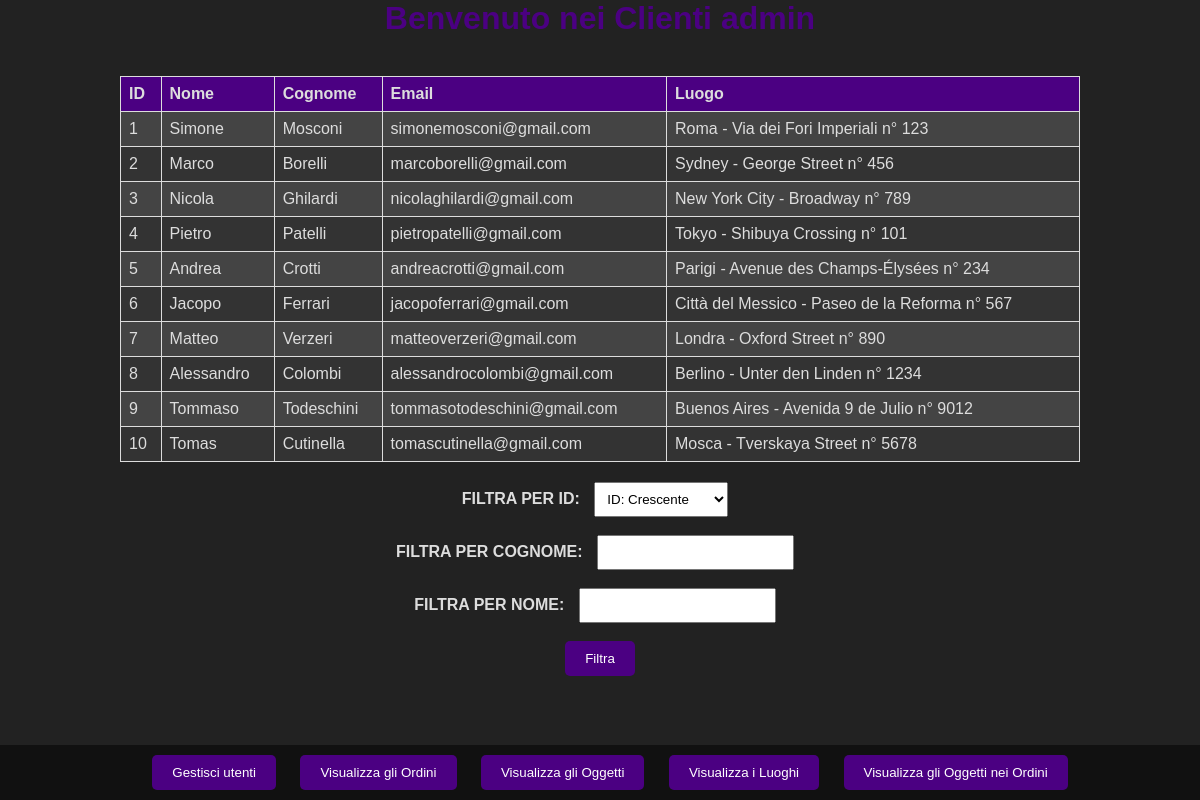
The page /protetta.php (signed in) on the database its author committed.
### tables this page shows
CREATE TABLE `clienti` (
  `id` int(11) NOT NULL,
  `nome` varchar(255) NOT NULL,
  `cognome` varchar(255) NOT NULL,
  `email` varchar(255) NOT NULL,
  `id_luogo` int(11) DEFAULT NULL
);

CREATE TABLE `luoghi_consegna` (
  `id` int(11) NOT NULL,
  `citta` varchar(30) NOT NULL,
  `nazione` varchar(30) NOT NULL,
  `cap` varchar(30) NOT NULL,
  `via` varchar(50) NOT NULL,
  `num_civico` int(11) NOT NULL
);

### protetta.php (the view, shortened to what this page needs)
<?php
require "credenziali.php";
if (isset($_SESSION["UTENTE"])) {
    echo "<html>
        <head>
        <style>
        body {
            font-family: Arial, sans-serif;
            margin: 0;
            padding: 0;
            margin-bottom: 70px;
            background-color: #222;
            color: #ddd;
        }
        h1 {
            text-align: center;
            color: #4B0082; /* Indaco */
        }
        table {
            width: 80%;
            margin: auto;
            border-collapse: collapse;
            background-color: #333;
        }
        th, td {
            border: 1px solid #ddd;
            padding: 8px;
            text-align: left;
            color: #ddd;
        }
        th {
            background-color: #4B0082; /* Indaco */
            color: #ddd;
        }
        tr:nth-child(even) {
            background-color: #444;
        }
        footer {
            background-color: #111;
            color: #ddd;
            padding: 10px;
            text-align: center;
            position: fixed;
            bottom: 0;
            width: 100%;
        }
        button {
            padding: 10px 20px;
            margin: 0 10px;
            background-color: #4B0082; /* Indaco */
            color: white;
            border: none;
            border-radius: 5px;
            cursor: pointer;
        }
        button:hover {
            background-color: #6A5ACD; /* Lavanda scuro */
        }
        form {
            margin-top: 20px;
            text-align: center;
        }
        label {
            font-weight: bold;
            margin-right: 10px;
            color: #ddd;
        }
        select, input {
            padding: 8px;
            margin-right: 10px;
        }
    </style>
        </head>
        <body>";
    echo "<h1>Benvenuto nei Clienti " . $_SESSION["UTENTE"]. "</h1>";
    echo "<footer>
        <button onclick='redirectToPage(\"aggiungi_utente.php\")'>Gestisci utenti</button>
        <button onclick='redirectToPage(\"ordini.php\")'>Visualizza gli Ordini</button>
        <button onclick='redirectToPage(\"oggetti.php\")'>Visualizza gli Oggetti</button>
        <button onclick='redirectToPage(\"luoghi.php\")'>Visualizza i Luoghi</button>
        <button onclick='redirectToPage(\"oggetti_ordini.php\")'>Visualizza gli Oggetti nei Ordini</button>
      </footer><br>";
    try {
        $conn = new PDO("mysql:host=$servername;dbname=$dbname", $username, $password);
        $conn->setAttribute(PDO::ATTR_ERRMODE, PDO::ERRMODE_EXCEPTION);
        $sql = 'SELECT c.id, c.nome, c.cognome, c.email, l.citta, l.via, l.num_civico FROM clienti c LEFT JOIN luoghi_consegna l ON c.id_luogo = l.id';
        $statement = $conn->query($sql);
        if ($statement->rowCount() > 0) {
            echo "<table>
                    <tr>
                        <th>ID</th>
                        <th>Nome</th>
                        <th>Cognome</th>
                        <th>Email</th>
                        <th>Luogo</th>
                    </tr>";
            while ($row = $statement->fetch(PDO::FETCH_ASSOC)) {
                $id = $row['id'] ?? '-';
                $nome = $row['nome'] ?? '-';
                $cognome = $row['cognome'] ?? '-';
                $email = $row['email'] ?? '-';
                $citta = $row['citta'] ?? '-';
                $via = $row['via'] ?? '-';
                $num_civico = $row['num_civico'] ?? '-';
                echo "<tr>
                        <td>{$id}</td>
                        <td>{$nome}</td>
                        <td>{$cognome}</td>
                        <td>{$email}</td>";
                        if ($citta != '-'){
                            echo "<td>{$citta} - {$via} n° {$num_civico}</td>";
                        }
                        else{
                            echo "<td>{$citta}</td>";
                        }
                        echo "</tr> ";
            }
            echo "</table>";
            echo "<form method='POST'>
                    <label for='id_select_box'>FILTRA PER ID:</label>
                    <select name='id_select_box'>
                        <option>ID: Crescente</option>
                        <option>ID: Decrescente</option>
                    </select><br><br>
                    <label for='cognome_select_box'>FILTRA PER COGNOME:</label>
                    <input type='text' name='cognome_select_box'><br><br>
                    <label for='nome_select_box'>FILTRA PER NOME:</label>
                    <input type='text' name='nome_select_box'><br><br>
                    <button type='submit'>Filtra</button>
                </form>";
        } else {
            echo "Nessun risultato trovato";
        }
    } catch (PDOException $e) {
        echo "Connection failed: " . $e->getMessage();
    } finally {
        $conn = null;
    }
    echo "</body>
        </html>";
} else {
    echo "Accesso non consentito";
}
?>

### protetta.php (style rules this page uses)
body { font-family: Arial, sans-serif; margin: 0; padding: 0; margin-bottom: 70px; background-color: #222; color: #ddd; }
h1 { text-align: center; color: #4B0082; }
table { width: 80%; margin: auto; border-collapse: collapse; background-color: #333; }
th, td { border: 1px solid #ddd; padding: 8px; text-align: left; color: #ddd; }
th { background-color: #4B0082; color: #ddd; }
tr:nth-child(even) { background-color: #444; }
footer { background-color: #111; color: #ddd; padding: 10px; text-align: center; position: fixed; bottom: 0; width: 100%; }
button { padding: 10px 20px; margin: 0 10px; background-color: #4B0082; color: white; border: none; border-radius: 5px; cursor: pointer; }
form { margin-top: 20px; text-align: center; }
label { font-weight: bold; margin-right: 10px; color: #ddd; }
select, input { padding: 8px; margin-right: 10px; }

### rows shown on the page
clienti: id "1", nome "Simone", cognome "Mosconi", email "simonemosconi@gmail.com", id_luogo.citta "Roma", id_luogo.via "Via dei Fori Imperiali", id_luogo.num_civico "123"
clienti: id "2", nome "Marco", cognome "Borelli", email "marcoborelli@gmail.com", id_luogo.citta "Sydney", id_luogo.via "George Street", id_luogo.num_civico "456"
clienti: id "3", nome "Nicola", cognome "Ghilardi", email "nicolaghilardi@gmail.com", id_luogo.citta "New York City", id_luogo.via "Broadway", id_luogo.num_civico "789"
clienti: id "4", nome "Pietro", cognome "Patelli", email "pietropatelli@gmail.com", id_luogo.citta "Tokyo", id_luogo.via "Shibuya Crossing", id_luogo.num_civico "101"
clienti: id "5", nome "Andrea", cognome "Crotti", email "andreacrotti@gmail.com", id_luogo.citta "Parigi", id_luogo.via "Avenue des Champs-Élysées", id_luogo.num_civico "234"
clienti: id "6", nome "Jacopo", cognome "Ferrari", email "jacopoferrari@gmail.com", id_luogo.citta "Città del Messico", id_luogo.via "Paseo de la Reforma", id_luogo.num_civico "567"
clienti: id "7", nome "Matteo", cognome "Verzeri", email "matteoverzeri@gmail.com", id_luogo.citta "Londra", id_luogo.via "Oxford Street", id_luogo.num_civico "890"
clienti: id "8", nome "Alessandro", cognome "Colombi", email "alessandrocolombi@gmail.com", id_luogo.citta "Berlino", id_luogo.via "Unter den Linden", id_luogo.num_civico "1234"
clienti: id "9", nome "Tommaso", cognome "Todeschini", email "tommasotodeschini@gmail.com", id_luogo.citta "Buenos Aires", id_luogo.via "Avenida 9 de Julio", id_luogo.num_civico "9012"
clienti: id "10", nome "Tomas", cognome "Cutinella", email "tomascutinella@gmail.com", id_luogo.citta "Mosca", id_luogo.via "Tverskaya Street", id_luogo.num_civico "5678"
